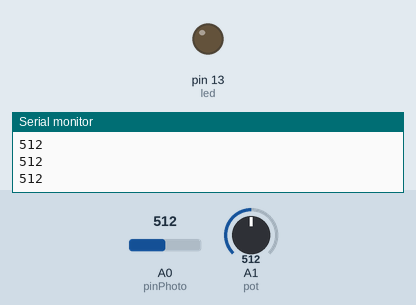
A sketch run on a simulated Arduino Uno, built with avr-gcc and run on an emulated ATmega328P. On the bench: output pins drawn as LEDs (lit = HIGH), the last lines printed to the serial monitor. Inputs (shaded band) come from the test bench; at power-on: A1 (pot) = 512, A0 (pinPhoto) = 512.

Above: at 1.2 s.
1.3 s: A1 (pot) set to 528
At 2.6 s:
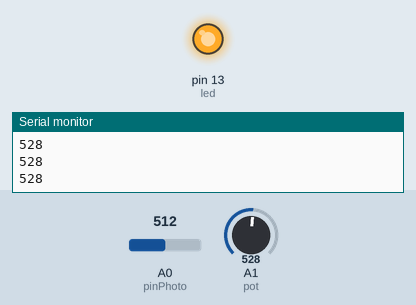
2.9 s: A1 (pot) set to 511
At 4.0 s:
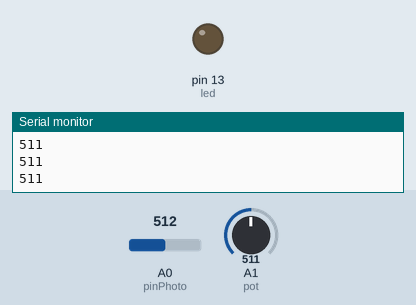
4.5 s: A1 (pot) set to 716
At 5.3 s:
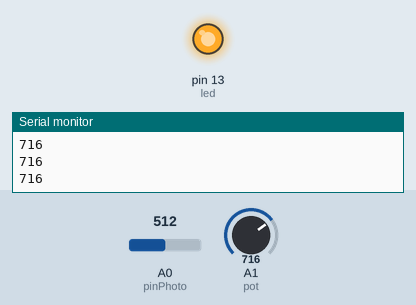
Timing chart, 0 to 7.5 s (numbered marks = the images above; inputs shaded):
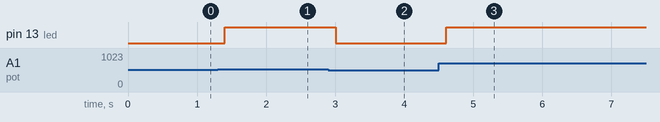

Measured:
- the behaviour switches between 512 and 513 on A1 (pot) (found by bisection; images 0 and 1)
- after the input at 1.3 s, pin 13 (led): LOW → HIGH after 0.10 s
- after the input at 2.9 s, pin 13 (led): HIGH → LOW after 0.11 s
- after the input at 4.5 s, pin 13 (led): LOW → HIGH after 0.11 s

The sketch:

sketch_10_1.ino
```cpp
/*const int pinPhoto = A0;
int raw = 0;

void setup() {
  Serial.begin(9600);
  pinMode( pinPhoto, INPUT );
}

void loop() {
  raw = analogRead( pinPhoto );
  Serial.println( raw );
  delay(200);
}
*/
const int pinPhoto = A0;
const int pot = A1;
const int led = 13;
int raw = 0;
int p = 0;

void setup() {
  pinMode( pinPhoto, INPUT );
  pinMode( led, OUTPUT );
  Serial.begin(9600);
}

void loop() {
  raw = analogRead( pinPhoto );
  p = analogRead(pot);
  Serial.println( p );
  if( raw < p)
    digitalWrite( led, HIGH );
  else
    digitalWrite( led, LOW );
  delay(200);
}
```
